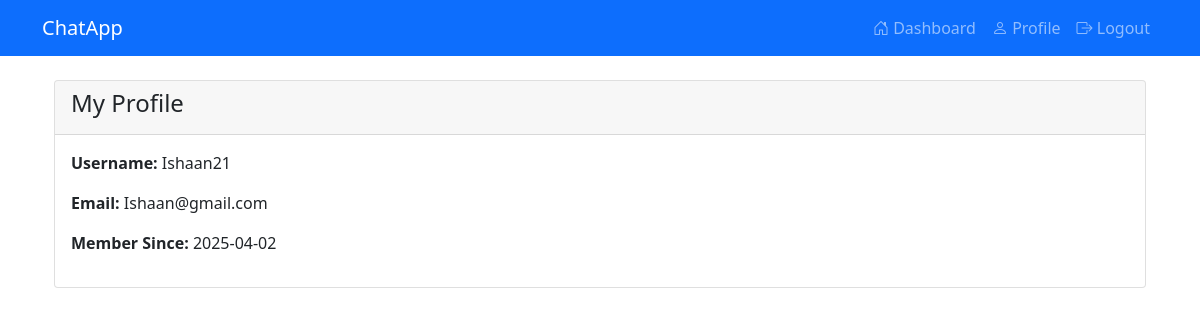
The page /profile (signed in) on the database its author committed.
### app.py (models this page shows, shortened)
class User(db.Model, UserMixin):
    id = db.Column(db.Integer, primary_key=True)
    username = db.Column(db.String(80), unique=True, nullable=False)
    email = db.Column(db.String(120), unique=True, nullable=False)
    password_hash = db.Column(db.String(128))
    created_at = db.Column(db.DateTime, default=datetime.utcnow)
    @property
    def is_active(self):
        return True

### app.py (the view)
@app.route('/profile')
@login_required
def profile():
    return render_template('profile.html', user=current_user)

### app.py (called while the page is built)
@login_manager.user_loader
def load_user(user_id):
    return User.query.get(int(user_id))

### templates/profile.html (shortened to what this page needs)
{% extends "base.html" %}
{% block content %}
<div class="container mt-4">
    <div class="card">
        <div class="card-header">
            <h4>My Profile</h4>
        </div>
        <div class="card-body">
            <div class="row">
                <div class="col-md-6">
                    <p><strong>Username:</strong> {{ current_user.username }}</p>
                    <p><strong>Email:</strong> {{ current_user.email }}</p>
                    <p><strong>Member Since:</strong> {{ current_user.created_at.strftime('%Y-%m-%d') }}</p>
                </div>
            </div>
        </div>
    </div>
</div>
{% endblock %}

### rows shown on the page
User: username "Ishaan21", email "Ishaan@gmail.com", created_at "2025-04-02"
